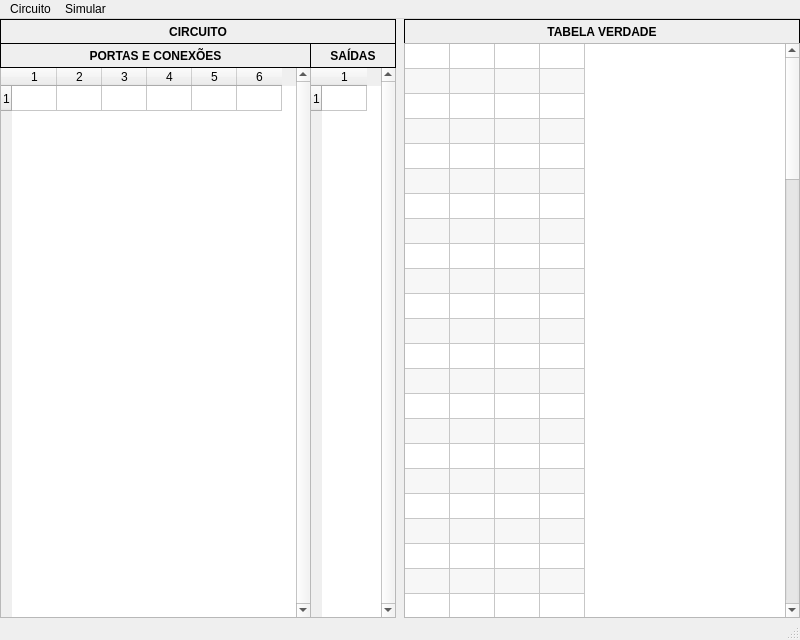
<?xml version="1.0" encoding="UTF-8"?>
<ui version="4.0">
 <class>MainCircuito</class>
 <widget class="QMainWindow" name="MainCircuito">
  <property name="geometry">
   <rect>
    <x>0</x>
    <y>0</y>
    <width>800</width>
    <height>640</height>
   </rect>
  </property>
  <property name="windowTitle">
   <string>Simulador de Circuitos Digitais</string>
  </property>
  <widget class="QWidget" name="centralWidget">
   <widget class="QTableWidget" name="tablePortas">
    <property name="geometry">
     <rect>
      <x>0</x>
      <y>48</y>
      <width>311</width>
      <height>551</height>
     </rect>
    </property>
    <property name="verticalScrollBarPolicy">
     <enum>Qt::ScrollBarAlwaysOn</enum>
    </property>
    <property name="horizontalScrollBarPolicy">
     <enum>Qt::ScrollBarAlwaysOff</enum>
    </property>
    <property name="editTriggers">
     <set>QAbstractItemView::NoEditTriggers</set>
    </property>
    <property name="tabKeyNavigation">
     <bool>false</bool>
    </property>
    <property name="alternatingRowColors">
     <bool>true</bool>
    </property>
    <property name="selectionMode">
     <enum>QAbstractItemView::SingleSelection</enum>
    </property>
    <property name="selectionBehavior">
     <enum>QAbstractItemView::SelectRows</enum>
    </property>
    <property name="rowCount">
     <number>1</number>
    </property>
    <property name="columnCount">
     <number>6</number>
    </property>
    <attribute name="horizontalHeaderDefaultSectionSize">
     <number>45</number>
    </attribute>
    <attribute name="horizontalHeaderHighlightSections">
     <bool>false</bool>
    </attribute>
    <attribute name="horizontalHeaderMinimumSectionSize">
     <number>25</number>
    </attribute>
    <attribute name="verticalHeaderVisible">
     <bool>true</bool>
    </attribute>
    <attribute name="verticalHeaderDefaultSectionSize">
     <number>25</number>
    </attribute>
    <attribute name="verticalHeaderMinimumSectionSize">
     <number>20</number>
    </attribute>
    <row/>
    <column/>
    <column/>
    <column/>
    <column/>
    <column/>
    <column/>
   </widget>
   <widget class="QLabel" name="labelPortas">
    <property name="geometry">
     <rect>
      <x>0</x>
      <y>24</y>
      <width>311</width>
      <height>25</height>
     </rect>
    </property>
    <property name="font">
     <font>
      <weight>75</weight>
      <bold>true</bold>
     </font>
    </property>
    <property name="frameShape">
     <enum>QFrame::Box</enum>
    </property>
    <property name="text">
     <string>PORTAS E CONEXÕES</string>
    </property>
    <property name="alignment">
     <set>Qt::AlignCenter</set>
    </property>
   </widget>
   <widget class="QTableWidget" name="tableSaidas">
    <property name="geometry">
     <rect>
      <x>310</x>
      <y>48</y>
      <width>86</width>
      <height>551</height>
     </rect>
    </property>
    <property name="verticalScrollBarPolicy">
     <enum>Qt::ScrollBarAlwaysOn</enum>
    </property>
    <property name="horizontalScrollBarPolicy">
     <enum>Qt::ScrollBarAlwaysOff</enum>
    </property>
    <property name="editTriggers">
     <set>QAbstractItemView::NoEditTriggers</set>
    </property>
    <property name="tabKeyNavigation">
     <bool>false</bool>
    </property>
    <property name="alternatingRowColors">
     <bool>true</bool>
    </property>
    <property name="selectionMode">
     <enum>QAbstractItemView::SingleSelection</enum>
    </property>
    <property name="selectionBehavior">
     <enum>QAbstractItemView::SelectRows</enum>
    </property>
    <property name="rowCount">
     <number>1</number>
    </property>
    <property name="columnCount">
     <number>1</number>
    </property>
    <attribute name="horizontalHeaderDefaultSectionSize">
     <number>45</number>
    </attribute>
    <attribute name="horizontalHeaderHighlightSections">
     <bool>false</bool>
    </attribute>
    <attribute name="horizontalHeaderMinimumSectionSize">
     <number>25</number>
    </attribute>
    <attribute name="verticalHeaderVisible">
     <bool>true</bool>
    </attribute>
    <attribute name="verticalHeaderDefaultSectionSize">
     <number>25</number>
    </attribute>
    <attribute name="verticalHeaderMinimumSectionSize">
     <number>20</number>
    </attribute>
    <row/>
    <column/>
   </widget>
   <widget class="QLabel" name="labelSaidas">
    <property name="geometry">
     <rect>
      <x>310</x>
      <y>24</y>
      <width>86</width>
      <height>25</height>
     </rect>
    </property>
    <property name="font">
     <font>
      <weight>75</weight>
      <bold>true</bold>
     </font>
    </property>
    <property name="frameShape">
     <enum>QFrame::Box</enum>
    </property>
    <property name="text">
     <string>SAÍDAS</string>
    </property>
    <property name="alignment">
     <set>Qt::AlignCenter</set>
    </property>
   </widget>
   <widget class="QLabel" name="labelCircuito">
    <property name="geometry">
     <rect>
      <x>0</x>
      <y>0</y>
      <width>396</width>
      <height>25</height>
     </rect>
    </property>
    <property name="font">
     <font>
      <weight>75</weight>
      <bold>true</bold>
     </font>
    </property>
    <property name="frameShape">
     <enum>QFrame::Box</enum>
    </property>
    <property name="text">
     <string>CIRCUITO</string>
    </property>
    <property name="alignment">
     <set>Qt::AlignCenter</set>
    </property>
   </widget>
   <widget class="QLabel" name="labelCircuito_2">
    <property name="geometry">
     <rect>
      <x>404</x>
      <y>0</y>
      <width>396</width>
      <height>25</height>
     </rect>
    </property>
    <property name="font">
     <font>
      <weight>75</weight>
      <bold>true</bold>
     </font>
    </property>
    <property name="frameShape">
     <enum>QFrame::Box</enum>
    </property>
    <property name="text">
     <string>TABELA VERDADE</string>
    </property>
    <property name="alignment">
     <set>Qt::AlignCenter</set>
    </property>
   </widget>
   <widget class="QTableWidget" name="tableTabelaVerdade">
    <property name="geometry">
     <rect>
      <x>404</x>
      <y>24</y>
      <width>396</width>
      <height>575</height>
     </rect>
    </property>
    <property name="verticalScrollBarPolicy">
     <enum>Qt::ScrollBarAlwaysOn</enum>
    </property>
    <property name="horizontalScrollBarPolicy">
     <enum>Qt::ScrollBarAsNeeded</enum>
    </property>
    <property name="editTriggers">
     <set>QAbstractItemView::NoEditTriggers</set>
    </property>
    <property name="tabKeyNavigation">
     <bool>false</bool>
    </property>
    <property name="alternatingRowColors">
     <bool>true</bool>
    </property>
    <property name="selectionMode">
     <enum>QAbstractItemView::NoSelection</enum>
    </property>
    <property name="selectionBehavior">
     <enum>QAbstractItemView::SelectItems</enum>
    </property>
    <property name="rowCount">
     <number>99</number>
    </property>
    <property name="columnCount">
     <number>4</number>
    </property>
    <attribute name="horizontalHeaderVisible">
     <bool>false</bool>
    </attribute>
    <attribute name="horizontalHeaderDefaultSectionSize">
     <number>45</number>
    </attribute>
    <attribute name="horizontalHeaderHighlightSections">
     <bool>false</bool>
    </attribute>
    <attribute name="horizontalHeaderMinimumSectionSize">
     <number>25</number>
    </attribute>
    <attribute name="verticalHeaderVisible">
     <bool>false</bool>
    </attribute>
    <attribute name="verticalHeaderDefaultSectionSize">
     <number>25</number>
    </attribute>
    <attribute name="verticalHeaderHighlightSections">
     <bool>false</bool>
    </attribute>
    <row/>
    <row/>
    <row/>
    <row/>
    <row/>
    <row/>
    <row/>
    <row/>
    <row/>
    <row/>
    <row/>
    <row/>
    <row/>
    <row/>
    <row/>
    <row/>
    <row/>
    <row/>
    <row/>
    <row/>
    <row/>
    <row/>
    <row/>
    <row/>
    <row/>
    <row/>
    <row/>
    <row/>
    <row/>
    <row/>
    <row/>
    <row/>
    <row/>
    <row/>
    <row/>
    <row/>
    <row/>
    <row/>
    <row/>
    <row/>
    <row/>
    <row/>
    <row/>
    <row/>
    <row/>
    <row/>
    <row/>
    <row/>
    <row/>
    <row/>
    <row/>
    <row/>
    <row/>
    <row/>
    <row/>
    <row/>
    <row/>
    <row/>
    <row/>
    <row/>
    <row/>
    <row/>
    <row/>
    <row/>
    <row/>
    <row/>
    <row/>
    <row/>
    <row/>
    <row/>
    <row/>
    <row/>
    <row/>
    <row/>
    <row/>
    <row/>
    <row/>
    <row/>
    <row/>
    <row/>
    <row/>
    <row/>
    <row/>
    <row/>
    <row/>
    <row/>
    <row/>
    <row/>
    <row/>
    <row/>
    <row/>
    <row/>
    <row/>
    <row/>
    <row/>
    <row/>
    <row/>
    <row/>
    <row/>
    <column/>
    <column/>
    <column/>
    <column/>
   </widget>
  </widget>
  <widget class="QMenuBar" name="menuBar">
   <property name="geometry">
    <rect>
     <x>0</x>
     <y>0</y>
     <width>800</width>
     <height>21</height>
    </rect>
   </property>
   <widget class="QMenu" name="menuCircuito">
    <property name="title">
     <string>Circuito</string>
    </property>
    <addaction name="actionNovo"/>
    <addaction name="actionLer"/>
    <addaction name="actionSalvar"/>
    <addaction name="separator"/>
    <addaction name="actionSair"/>
   </widget>
   <widget class="QMenu" name="menuSimular">
    <property name="title">
     <string>Simular</string>
    </property>
    <addaction name="actionGerar_tabela"/>
   </widget>
   <addaction name="menuCircuito"/>
   <addaction name="menuSimular"/>
  </widget>
  <widget class="QStatusBar" name="statusBar"/>
  <action name="actionNovo">
   <property name="text">
    <string>Novo...</string>
   </property>
  </action>
  <action name="actionLer">
   <property name="text">
    <string>Ler...</string>
   </property>
  </action>
  <action name="actionSalvar">
   <property name="text">
    <string>Salvar...</string>
   </property>
  </action>
  <action name="actionSair">
   <property name="text">
    <string>Sair</string>
   </property>
  </action>
  <action name="actionGerar_tabela">
   <property name="text">
    <string>Gerar tabela</string>
   </property>
  </action>
 </widget>
 <layoutdefault spacing="6" margin="11"/>
 <resources/>
 <connections/>
</ui>
